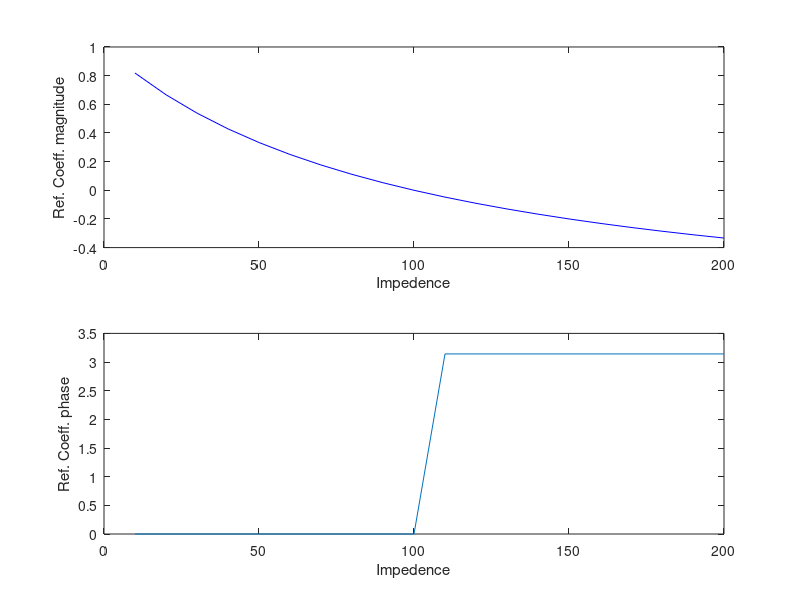

Reproduce this figure in MATLAB.
zl=100;
z0=10:10:200;
rf=(zl-z0)./(zl+z0);
subplot(2,1,1);
plot(z0,rf,'b')
xlabel('Impedence');ylabel('Ref. Coeff. magnitude');

phase = angle(rf);
subplot(2,1,2);
plot(z0,phase)
xlabel('Impedence');ylabel('Ref. Coeff. phase');